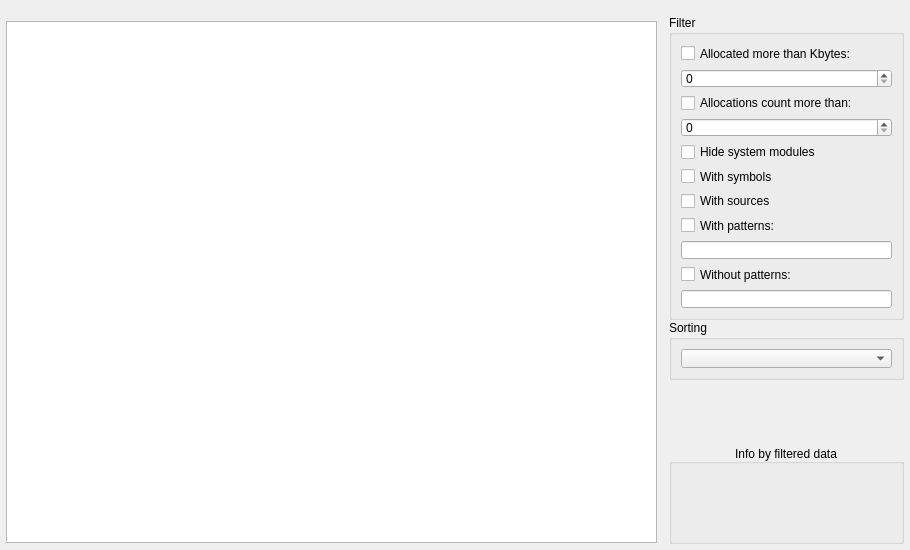
<?xml version="1.0" encoding="UTF-8"?>
<ui version="4.0">
 <class>ReportViewWidget</class>
 <widget class="QWidget" name="ReportViewWidget">
  <property name="geometry">
   <rect>
    <x>0</x>
    <y>0</y>
    <width>910</width>
    <height>550</height>
   </rect>
  </property>
  <property name="sizePolicy">
   <sizepolicy hsizetype="Preferred" vsizetype="Maximum">
    <horstretch>0</horstretch>
    <verstretch>0</verstretch>
   </sizepolicy>
  </property>
  <property name="minimumSize">
   <size>
    <width>0</width>
    <height>515</height>
   </size>
  </property>
  <property name="windowTitle">
   <string>Form</string>
  </property>
  <layout class="QGridLayout" name="gridLayout">
   <property name="leftMargin">
    <number>0</number>
   </property>
   <property name="topMargin">
    <number>0</number>
   </property>
   <property name="rightMargin">
    <number>0</number>
   </property>
   <property name="bottomMargin">
    <number>0</number>
   </property>
   <property name="spacing">
    <number>0</number>
   </property>
   <item row="1" column="0">
    <widget class="QGroupBox" name="reportViewRootGroupBox">
     <property name="minimumSize">
      <size>
       <width>0</width>
       <height>171</height>
      </size>
     </property>
     <property name="styleSheet">
      <string notr="true">QGroupBox#reportViewRootGroupBox{ border:none }</string>
     </property>
     <property name="title">
      <string/>
     </property>
     <property name="flat">
      <bool>true</bool>
     </property>
     <layout class="QHBoxLayout" name="horizontalLayout">
      <property name="spacing">
       <number>6</number>
      </property>
      <property name="leftMargin">
       <number>0</number>
      </property>
      <property name="topMargin">
       <number>3</number>
      </property>
      <property name="rightMargin">
       <number>0</number>
      </property>
      <property name="bottomMargin">
       <number>0</number>
      </property>
      <item>
       <widget class="QGroupBox" name="reportViewGroupBox">
        <property name="styleSheet">
         <string notr="true">QGroupBox#reportViewGroupBox{ border:none }</string>
        </property>
        <property name="title">
         <string notr="true"/>
        </property>
        <property name="flat">
         <bool>true</bool>
        </property>
        <layout class="QVBoxLayout" name="verticalLayout_2">
         <property name="spacing">
          <number>0</number>
         </property>
         <property name="leftMargin">
          <number>0</number>
         </property>
         <property name="topMargin">
          <number>6</number>
         </property>
         <property name="rightMargin">
          <number>0</number>
         </property>
         <property name="bottomMargin">
          <number>1</number>
         </property>
         <item>
          <widget class="QPlainTextEdit" name="reportViewPlainTextEdit">
           <property name="frameShape">
            <enum>QFrame::StyledPanel</enum>
           </property>
           <property name="frameShadow">
            <enum>QFrame::Sunken</enum>
           </property>
           <property name="lineWidth">
            <number>1</number>
           </property>
           <property name="readOnly">
            <bool>true</bool>
           </property>
          </widget>
         </item>
        </layout>
       </widget>
      </item>
      <item>
       <widget class="QGroupBox" name="controlsGroupBox">
        <property name="maximumSize">
         <size>
          <width>241</width>
          <height>16777215</height>
         </size>
        </property>
        <property name="styleSheet">
         <string notr="true">QGroupBox#controlsGroupBox{ border:none }</string>
        </property>
        <property name="title">
         <string notr="true"/>
        </property>
        <property name="flat">
         <bool>true</bool>
        </property>
        <layout class="QVBoxLayout" name="verticalLayout">
         <property name="spacing">
          <number>0</number>
         </property>
         <property name="leftMargin">
          <number>0</number>
         </property>
         <property name="topMargin">
          <number>0</number>
         </property>
         <property name="rightMargin">
          <number>0</number>
         </property>
         <property name="bottomMargin">
          <number>0</number>
         </property>
         <item>
          <widget class="QGroupBox" name="reportViewFilterGroupBox">
           <property name="minimumSize">
            <size>
             <width>75</width>
             <height>292</height>
            </size>
           </property>
           <property name="maximumSize">
            <size>
             <width>500</width>
             <height>16777215</height>
            </size>
           </property>
           <property name="title">
            <string>Filter</string>
           </property>
           <property name="flat">
            <bool>false</bool>
           </property>
           <layout class="QGridLayout" name="gridLayout_8">
            <property name="topMargin">
             <number>9</number>
            </property>
            <item row="4" column="0">
             <widget class="QCheckBox" name="filterHideSystemCheckBox">
              <property name="text">
               <string>Hide system modules</string>
              </property>
             </widget>
            </item>
            <item row="5" column="0">
             <widget class="QCheckBox" name="filterWithSymbolsCheckBox">
              <property name="text">
               <string>With symbols</string>
              </property>
             </widget>
            </item>
            <item row="3" column="0">
             <widget class="QSpinBox" name="filterLeakedTimesSpinBox">
              <property name="maximum">
               <number>999999999</number>
              </property>
             </widget>
            </item>
            <item row="7" column="0">
             <widget class="QCheckBox" name="filterWithPatternCheckBox">
              <property name="text">
               <string>With patterns:</string>
              </property>
             </widget>
            </item>
            <item row="0" column="0">
             <widget class="QCheckBox" name="filterLeakedBytesCheckBox">
              <property name="text">
               <string>Allocated more than Kbytes:</string>
              </property>
             </widget>
            </item>
            <item row="8" column="0">
             <widget class="QLineEdit" name="filterWithPatternLineEdit">
              <property name="toolTip">
               <string>&lt;html&gt;&lt;head/&gt;&lt;body&gt;&lt;p&gt;Comma-separated list &amp;quot;xxx, yyy, ...&amp;quot;,&lt;br/&gt;works via logical AND.&lt;/p&gt;&lt;/body&gt;&lt;/html&gt;</string>
              </property>
             </widget>
            </item>
            <item row="9" column="0">
             <widget class="QCheckBox" name="filterWithoutPatternCheckBox">
              <property name="text">
               <string>Without patterns:</string>
              </property>
             </widget>
            </item>
            <item row="2" column="0">
             <widget class="QCheckBox" name="filterLeakedTimesCheckBox">
              <property name="text">
               <string>Allocations count more than:</string>
              </property>
             </widget>
            </item>
            <item row="6" column="0">
             <widget class="QCheckBox" name="filterWithSourcesCheckBox">
              <property name="text">
               <string>With sources</string>
              </property>
             </widget>
            </item>
            <item row="1" column="0">
             <widget class="QSpinBox" name="filterLeakedBytesSpinBox">
              <property name="maximum">
               <number>999999999</number>
              </property>
             </widget>
            </item>
            <item row="10" column="0">
             <widget class="QLineEdit" name="filterWithoutPatternLineEdit">
              <property name="toolTip">
               <string>&lt;html&gt;&lt;head/&gt;&lt;body&gt;&lt;p&gt;Comma-separated list &amp;quot;xxx, yyy, ...&amp;quot;,&lt;br/&gt;works via logical OR.&lt;/p&gt;&lt;/body&gt;&lt;/html&gt;</string>
              </property>
             </widget>
            </item>
           </layout>
          </widget>
         </item>
         <item>
          <widget class="QGroupBox" name="reportViewSortingGroupBox">
           <property name="minimumSize">
            <size>
             <width>0</width>
             <height>60</height>
            </size>
           </property>
           <property name="maximumSize">
            <size>
             <width>16777215</width>
             <height>60</height>
            </size>
           </property>
           <property name="title">
            <string>Sorting</string>
           </property>
           <layout class="QGridLayout" name="gridLayout_9">
            <item row="0" column="0">
             <widget class="QComboBox" name="sortingTypeComboBox"/>
            </item>
           </layout>
          </widget>
         </item>
         <item>
          <spacer name="verticalSpacer">
           <property name="orientation">
            <enum>Qt::Vertical</enum>
           </property>
           <property name="sizeHint" stdset="0">
            <size>
             <width>20</width>
             <height>88</height>
            </size>
           </property>
          </spacer>
         </item>
         <item>
          <widget class="QGroupBox" name="infoGroupBox">
           <property name="minimumSize">
            <size>
             <width>0</width>
             <height>100</height>
            </size>
           </property>
           <property name="maximumSize">
            <size>
             <width>16777215</width>
             <height>100</height>
            </size>
           </property>
           <property name="title">
            <string>Info by filtered data</string>
           </property>
           <property name="alignment">
            <set>Qt::AlignBottom|Qt::AlignHCenter</set>
           </property>
           <layout class="QGridLayout" name="gridLayout_2">
            <property name="sizeConstraint">
             <enum>QLayout::SetMaximumSize</enum>
            </property>
            <property name="bottomMargin">
             <number>9</number>
            </property>
            <property name="verticalSpacing">
             <number>6</number>
            </property>
            <item row="1" column="0">
             <widget class="QLabel" name="allocationsEventsLabel">
              <property name="text">
               <string/>
              </property>
             </widget>
            </item>
            <item row="0" column="0">
             <widget class="QLabel" name="uniqueStacksCountLabel">
              <property name="text">
               <string/>
              </property>
             </widget>
            </item>
            <item row="2" column="0">
             <widget class="QLabel" name="bytesAllocatedLabel">
              <property name="text">
               <string/>
              </property>
             </widget>
            </item>
           </layout>
          </widget>
         </item>
        </layout>
       </widget>
      </item>
     </layout>
    </widget>
   </item>
  </layout>
 </widget>
 <tabstops>
  <tabstop>reportViewPlainTextEdit</tabstop>
  <tabstop>filterLeakedBytesCheckBox</tabstop>
  <tabstop>filterLeakedBytesSpinBox</tabstop>
  <tabstop>filterLeakedTimesCheckBox</tabstop>
  <tabstop>filterLeakedTimesSpinBox</tabstop>
  <tabstop>filterHideSystemCheckBox</tabstop>
  <tabstop>filterWithSymbolsCheckBox</tabstop>
  <tabstop>filterWithSourcesCheckBox</tabstop>
  <tabstop>filterWithPatternCheckBox</tabstop>
  <tabstop>filterWithPatternLineEdit</tabstop>
  <tabstop>filterWithoutPatternCheckBox</tabstop>
  <tabstop>filterWithoutPatternLineEdit</tabstop>
  <tabstop>sortingTypeComboBox</tabstop>
 </tabstops>
 <resources/>
 <connections/>
</ui>
